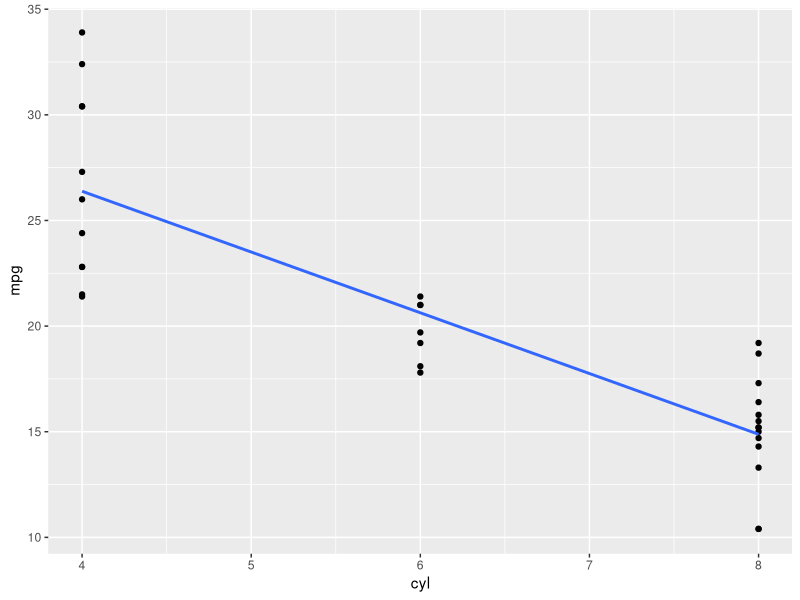

Source code (R):
## ---- chunk 1
library(dplyr)
library(ggplot2)
library(psych)
## ---- chunk 2
mean_mpg <- mean(mtcars$mpg) # having the = instead of <- is fine here but might need the <- for it to be less ambiguous
## ---- chunk 3
# write code that will count the number of cars in the dataset that get >30 miles per gallon and return that number below the chunk
mtcars <- mtcars
mpg_30 <- subset(mtcars, mpg > 30)
nrow(mpg_30)
## ---- chunk 4
correlation <- cor(mtcars$mpg, mtcars$cyl, method = 'pearson')
## ---- chunk 5
data(mtcars)
ggplot(mtcars, aes(x = cyl, y = mpg))+
      geom_point() + 
      geom_smooth(method = "lm", se = FALSE)
